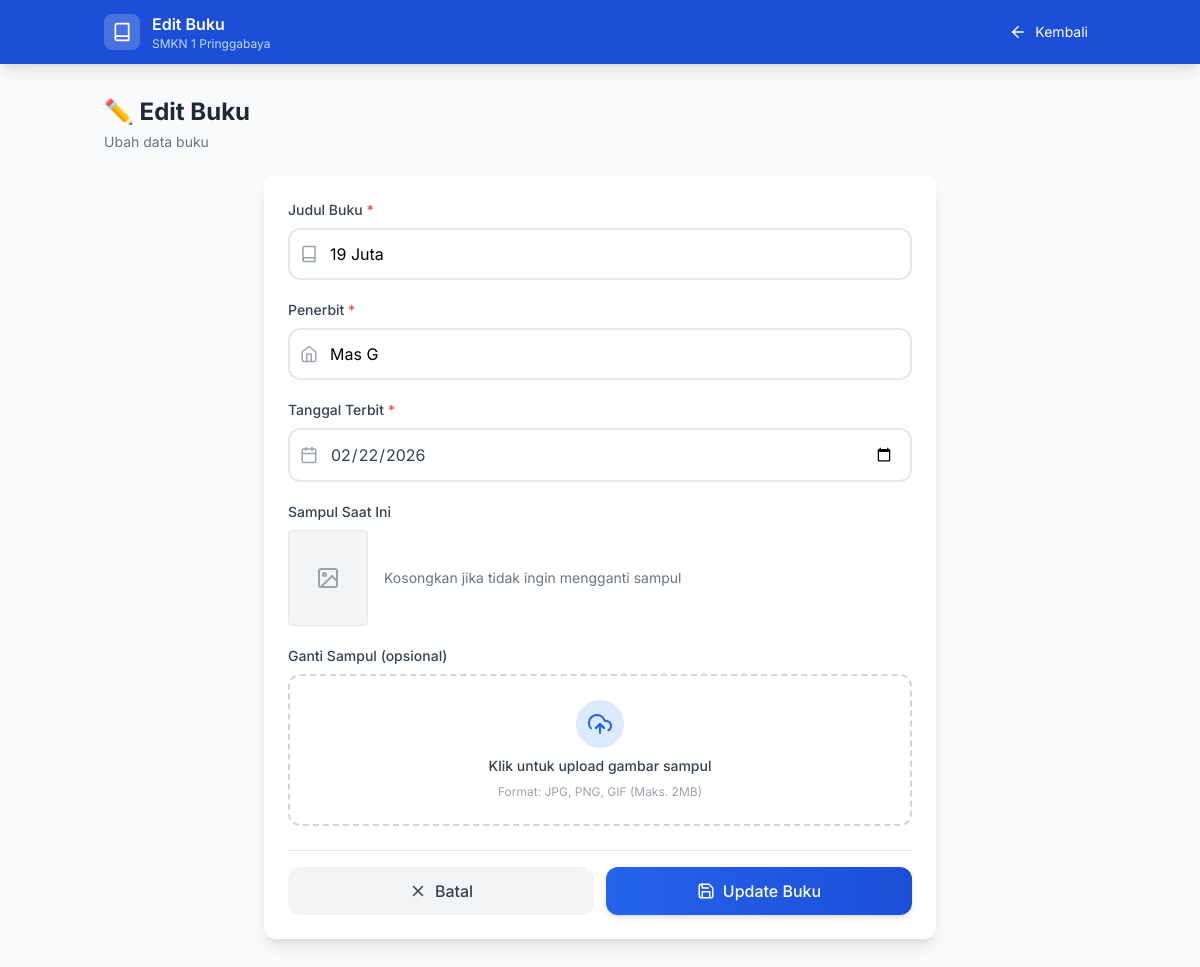
Screenshot of /input/input_buku.php?id_buku=7 (signed in) with the database file from the repository.
### tables this page shows
CREATE TABLE `buku` (
  `id_buku` int(11) NOT NULL,
  `judul` varchar(50) NOT NULL,
  `penerbit` varchar(50) NOT NULL,
  `tggl_terbit` date NOT NULL,
  `sampul` varchar(50) NOT NULL
);

### input/input_buku.php (the view, shortened to what this page needs)
<?php
require '../config/koneksi.php';
$id_buku = '';
$judul = '';
$penerbit = '';
$tanggal = '';
$sampul_lama = '';
if (isset($_GET['id_buku'])) {
    $id_buku = $_GET['id_buku'];
    $sql = mysqli_query($conn, "SELECT * FROM buku WHERE id_buku='$id_buku'");
    $data = mysqli_fetch_assoc($sql);
    if ($data) {
        $judul = $data['judul'];
        $penerbit = $data['penerbit'];
        $tanggal = $data['tggl_terbit'];
        $sampul_lama = $data['sampul'];
    }
}
?>
<!DOCTYPE html>
<html lang="id">
<head>
    <script src="https://cdn.tailwindcss.com"></script>
</head>
<body class="bg-gray-50 min-h-screen">
    <nav class="bg-blue-700 shadow-lg sticky top-0 z-50">
        <div class="container mx-auto px-4">
            <div class="flex items-center justify-between h-16">
                <div class="flex items-center space-x-3">
                    <div class="bg-white/20 p-2 rounded-lg">
                        <i data-feather="book" class="text-white" width="20" height="20"></i>
                    </div>
                    <div>
                        <span class="font-semibold text-white">
                            <?= empty($id_buku) ? 'Tambah Buku Baru' : 'Edit Buku' ?>
                        </span>
                        <p class="text-xs text-blue-200">SMKN 1 Pringgabaya</p>
                    </div>
                </div>
                <div class="flex items-center space-x-3">
                    <a href="../admin/perpustakawan.php" class="p-2 hover:bg-white/20 rounded-lg transition-colors flex items-center gap-2">
                        <i data-feather="arrow-left" class="text-white" width="18" height="18"></i>
                        <span class="text-white text-sm hidden md:inline">Kembali</span>
                    </a>
                </div>
            </div>
        </div>
    </nav>
    <div class="container mx-auto px-4 py-8">
        <div class="mb-6">
            <h2 class="text-2xl font-bold text-gray-800">
                <?= empty($id_buku) ? '➕ Tambah Buku' : '✏️ Edit Buku' ?>
            </h2>
            <p class="text-sm text-gray-500 mt-1">
                <?= empty($id_buku) ? 'Isi data buku dengan lengkap' : 'Ubah data buku' ?>
            </p>
        </div>
        <div class="bg-white rounded-xl shadow-lg max-w-2xl mx-auto">
            <div class="p-6">
                <form method="post" enctype="multipart/form-data">
                    <div class="mb-5">
                        <label class="block text-sm font-medium text-gray-700 mb-2" for="judul">
                            Judul Buku <span class="text-red-500">*</span>
                        </label>
                        <div class="relative">
                            <div class="absolute inset-y-0 left-0 pl-3 flex items-center pointer-events-none">
                            </div>
                            <input
                                type="text"
                                name="judul"
                                id="judul"
                                value="<?= htmlspecialchars($judul) ?>"
                                class="w-full pl-10 pr-4 py-3 border-2 border-gray-200 rounded-xl focus:outline-none focus:border-blue-500 focus:ring-2 focus:ring-blue-200 transition-all"
                                placeholder="Masukkan judul buku"
                                required>
                        </div>
                    </div>
                    <div class="mb-5">
                        <label class="block text-sm font-medium text-gray-700 mb-2" for="penerbit">
                            Penerbit <span class="text-red-500">*</span>
                        </label>
                        <div class="relative">
                            <div class="absolute inset-y-0 left-0 pl-3 flex items-center pointer-events-none">
                            </div>
                            <input
                                type="text"
                                name="penerbit"
                                id="penerbit"
                                value="<?= htmlspecialchars($penerbit) ?>"
                                class="w-full pl-10 pr-4 py-3 border-2 border-gray-200 rounded-xl focus:outline-none focus:border-blue-500 focus:ring-2 focus:ring-blue-200 transition-all"
                                placeholder="Masukkan nama penerbit"
                                required>
                        </div>
                    </div>
                    <div class="mb-5">
                        <label class="block text-sm font-medium text-gray-700 mb-2" for="tanggal">
                            Tanggal Terbit <span class="text-red-500">*</span>
                        </label>
                        <div class="relative">
                            <div class="absolute inset-y-0 left-0 pl-3 flex items-center pointer-events-none">
                            </div>
                            <input
                                type="date"
                                name="tanggal"
                                id="tanggal"
                                value="<?= $tanggal ?>"
                                class="w-full pl-10 pr-4 py-3 border-2 border-gray-200 rounded-xl focus:outline-none focus:border-blue-500 focus:ring-2 focus:ring-blue-200 transition-all text-gray-700"
                                required>
                        </div>
                    </div>
                    <?php if (!empty($id_buku) && !empty($sampul_lama)): ?>
                        <div class="mb-5">
                            <label class="block text-sm font-medium text-gray-700 mb-2">Sampul Saat Ini</label>
                            <div class="flex items-center gap-4">
                                <div class="w-20 h-24 bg-gray-100 rounded overflow-hidden border">
                                    <?php if (file_exists("../uploads/" . $sampul_lama)): ?>
                                        <img src="../uploads/<?= $sampul_lama ?>" class="w-full h-full object-cover">
                                    <?php else: ?>
                                        <div class="w-full h-full flex items-center justify-center">
                                            <i data-feather="image" class="text-gray-400"></i>
                                        </div>
                                    <?php endif; ?>
                                </div>
                                <p class="text-sm text-gray-500">Kosongkan jika tidak ingin mengganti sampul</p>
                            </div>
                        </div>
                    <?php endif; ?>
                    <div class="mb-6">
                        <label class="block text-sm font-medium text-gray-700 mb-2" for="sampul">
                            <?= empty($id_buku) ? 'Sampul Buku' : 'Ganti Sampul (opsional)' ?>
                        </label>
                        <div class="border-2 border-dashed border-gray-300 rounded-xl p-6 text-center hover:border-blue-500 transition-colors cursor-pointer" id="uploadArea">
                            <div class="flex flex-col items-center gap-2">
                                <div class="bg-blue-100 p-3 rounded-full">
                                    <i data-feather="upload-cloud" class="text-blue-600" width="24" height="24"></i>
                                </div>
                                <p class="text-sm font-medium text-gray-700">Klik untuk upload gambar sampul</p>
                                <p class="text-xs text-gray-400">Format: JPG, PNG, GIF (Maks. 2MB)</p>
                            </div>
                        </div>
                    </div>
                    <div class="flex gap-3 pt-4 border-t border-gray-200">
                        <a href="../admin/perpustakawan.php" class="flex-1 bg-gray-100 hover:bg-gray-200 text-gray-700 font-medium py-3 px-4 rounded-xl transition-colors flex items-center justify-center gap-2">
                            <i data-feather="x" width="18" height="18"></i>
                            Batal
                        </a>
                        <button type="submit" name="simpan" class="flex-1 bg-gradient-to-r from-blue-600 to-blue-700 hover:from-blue-700 hover:to-blue-800 text-white font-medium py-3 px-4 rounded-xl transition-all transform hover:scale-[1.02] shadow-md flex items-center justify-center gap-2">
                            <i data-feather="save" width="18" height="18"></i>
                            <?= empty($id_buku) ? 'Simpan Buku' : 'Update Buku' ?>
                        </button>
                    </div>
                </form>
            </div>
        </div>
    </div>
</body>
</html>

### input/input_buku.php (style rules this page uses)
body { font-family: 'Inter', sans-serif; }

### rows the page displays
buku: judul "19 Juta", penerbit "Mas G", tanggal "02/22/2026"
